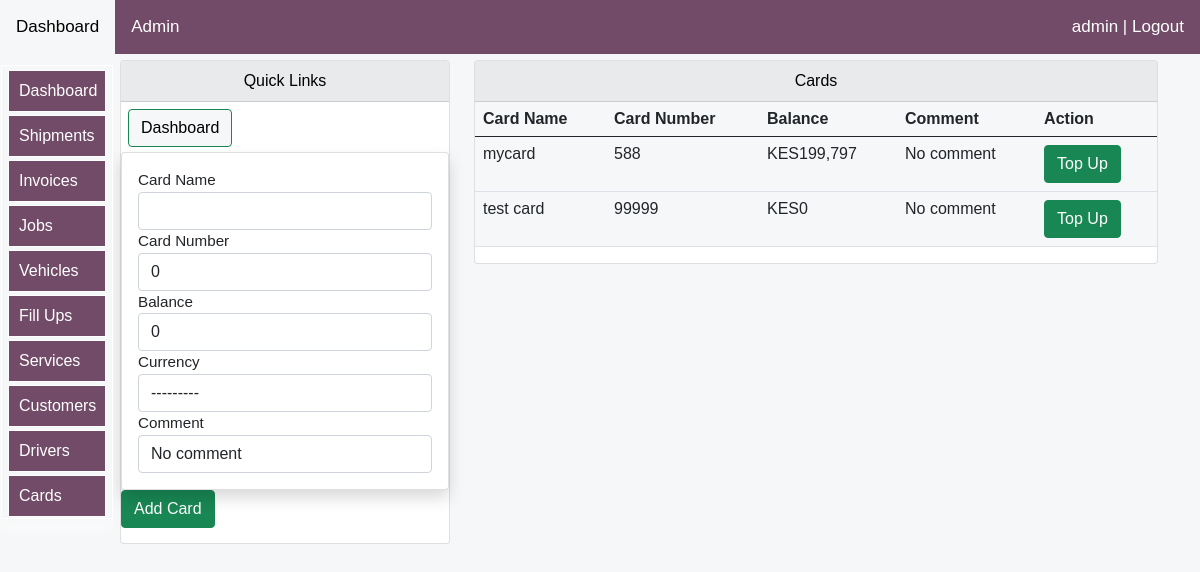
/logistics/cards (signed in), run on the app's committed database.
### logistics/models.py (models this page shows, shortened)
class CardsModel(models.Model):
    currency=[
        ('KES', 'KES'),
        ('$','USD'),
        ('€','EURO')
        ]
    name= models.CharField(max_length=15,blank=False,null=True)
    number= models.IntegerField(null=True, blank=False,default=0)
    balance= models.IntegerField(null=True, blank=True,default=0)
    comment= models.CharField(max_length=15,blank=True,null=True,default='No comment')
    currency=models.CharField(max_length=20,blank=True,null=True,choices=currency,default=1)

### logistics/views.py (the view)
# urls.py: path('cards', views.cards, name="cards"),
@login_required(login_url='login:loginpage')
def cards(request):
    title="Cards"
    cards=CardsModel.objects.all()
    form=AddCardsForm()
    if request.method == 'POST':
        form= AddCardsForm(request.POST)
        if form.is_valid():
            form.save()
            return redirect('logistics:cards')#just redirection page
    context = {
		'form':form,
        "cards":cards,
        "title":title,
    }
    return render(request,'cards/cards.html',context)

### logistics/forms.py
class AddCardsForm(forms.ModelForm):
    class Meta:
        model=CardsModel
        fields=['name','number','balance','comment','currency']
        widgets={
            'name':forms.TextInput(attrs={'class':'form-control'}),
            'number':forms.TextInput(attrs={'class':'form-control'}),
            'balance':forms.TextInput(attrs={'class':'form-control'}),
            'comment':forms.TextInput(attrs={'class':'form-control'}),
            'currency':forms.Select(attrs={'class':'form-control'}),
        }

### logistics/templates/cards/cards.html (shortened to what this page needs)
{% extends 'bases/base.html'%}
{% load static %}
{% load humanize %}
{% load crispy_forms_tags %}
{% block style %}
<link href="{% static 'css/bootstrap.min.css' %}" rel="stylesheet">
<link rel="stylesheet" href="https://use.fontawesome.com/releases/v5.15.2/css/all.css"
>
   {%endblock%}
   {% block body %}
<div class="container">
    <div class="row mt-12" >
        <div class="col-md-4">
            <div class="card">
                <div id="allif-section-headers" class="card-header ">
                   Quick Links
                </div>
                <div >
                    <a  href="{% url 'logistics:logistics-dashboard' %}">
                    <button id="allif-link-buttons" type="button" class="btn btn-success mybuttonlinks" >
                    Dashboard</button></a>
                    </div>
<div class="col-md-12">
      <div class="col-md-12">
        <form method='POST' action=''>{% csrf_token %}
          <div class="card my-card shadow text-left p-3">
          <label>Card Name</label> {{form.name}}
          <label>Card Number</label>{{form.number}}
          <label>Balance</label>{{form.balance}}
          <label>Currency</label>{{form.currency}}
          <label>Comment</label>{{form.comment}}
          </div>
          <input type="submit" value='Add Card' class="btn btn-success btn-block">
        </form>
      </div>
</div>
            </div>
        </div>
    <div class="col-md-8">
        <div class="card">
            <div id="allif-section-headers" class="card-header">
              Cards
            </div>
            <div class="col-md-12">
            <table class="table">
            <thead>
            <tr>
                <th>Card Name</th>
                <th>Card Number</th>
                <th>Balance</th>
                <th>Comment</th>
                <th>Action</th>
            </tr>
        </thead>
        <tbody>
            {% for card in cards %}
<tr>
    <td>
        {{card.name}}
    </td>
    <td> {{card.number}}</td>
    <td>
        {% if card.currency %}
        {{card.currency}}{{card.balance|intcomma}}
        {% else %}
        KES{{card.balance|intcomma}}
        {% endif %}
    </td>
    <td>
        {{card.comment}}
    </td>
    <td>
        {% if request.user.is_superuser %}
        <a href="{% url 'logistics:topUpCard' card.id %}">
        <button class="btn btn-success">
            Top Up
            </button>
       </a>
       {% else %}
       <button class="btn btn-success">
        Top Up
        </button>
       {% endif %}
    </td>
</tr>
{% endfor %}
</tbody>
</table>
            </div>
        </div></div></div>
</div>
   {% endblock %}

### logistics/templates/bases/log-topnavbar.html (shortened to what this page needs)
    <div class="topnav" id="myTopnav">
      <a  href="{% url 'logistics:logistics-dashboard' %}">Dashboard </a>
      {% if request.user.is_superuser %}
      <a href="/admin">Admin</a>
      {% endif %}
    {% if user.is_authenticated %}
    <a href="{% url 'login:logout' %}" style="float: right;">{{user}} | Logout</a>
            {% else %}
            <a href="{% url 'login:loginpage' %}" style="float: right;">Login</a>
        {% endif %}
    </div>

### logistics/templates/cards/cards.html (style rules this page uses)
body { font-size: 2rem; opacity: 1; position:sticky; overflow: auto; text-align: left; max-width: 100%; background-color: #F6F7F8; margin: auto; padding: auto; }
.container { background-color: #F6F7F8; }
table { background-color: #F6F7F8; }
.mybuttonlinks { margin-top: 7px; margin-left: 7px; margin-bottom: 5px; }
#allif-section-headers { background-color: #e9eaec; color: black; font-size: 16px; text-align: center; }
#allif-link-buttons { background-color: #F6F7F8; color: black; }
a:link { text-decoration: none; }
@media screen and (min-width:1000px) and (max-width:2000px) { .container { margin-top: 10px; display: block; font-size: 0.95rem; margin-left:auto ; margin-right: auto; margin: auto; padding-left: 90px; } }

### logistics/templates/bases/log-topnavbar.html (style rules this page uses)
body { margin: 0; font-family: Arial, Helvetica, sans-serif; }
.topnav { background-color: #714b67;; position: fixed; width: 100%; z-index:10; overflow:auto; margin-right: 0; right: 0; color: white; }
.topnav a { float: left; display: block; color: white; text-align: center; padding: 14px 16px; text-decoration: none; font-size: 17px; }

### logistics/templates/bases/log-sidenavbar.html (style rules this page uses)
:root { --sidebar_font_size:1.0rem; }

### data on the page
CardsModel: name "mycard", number "588", balance "199,797", comment "No comment"
CardsModel: name "test card", number "99999", balance "0", comment "No comment"

### other printed values
{{ user }} "admin"
